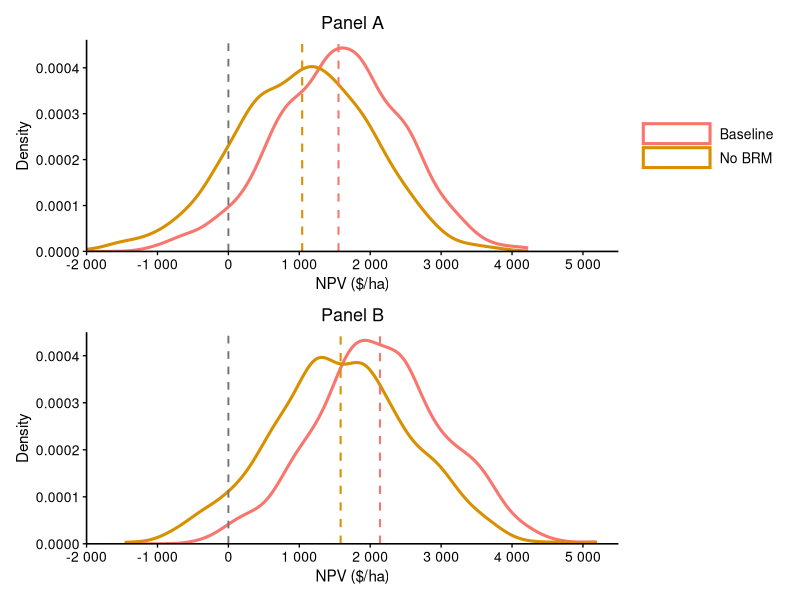
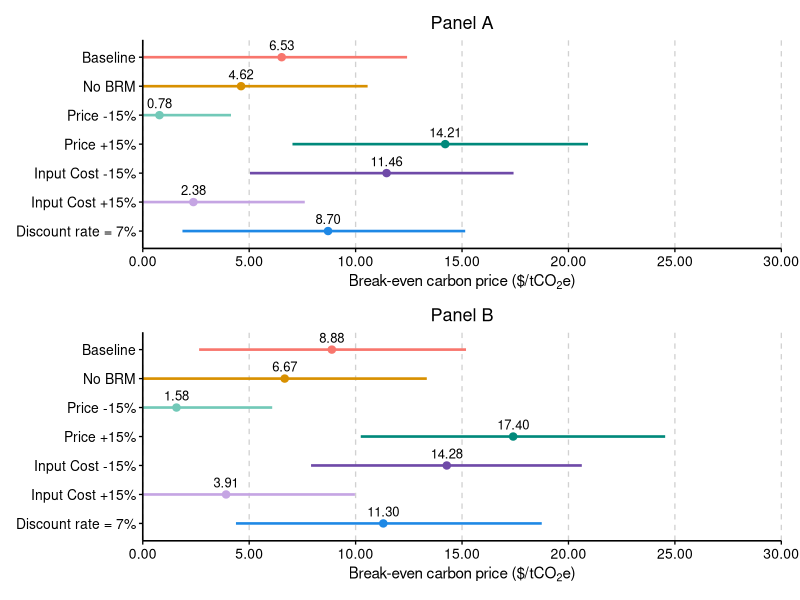
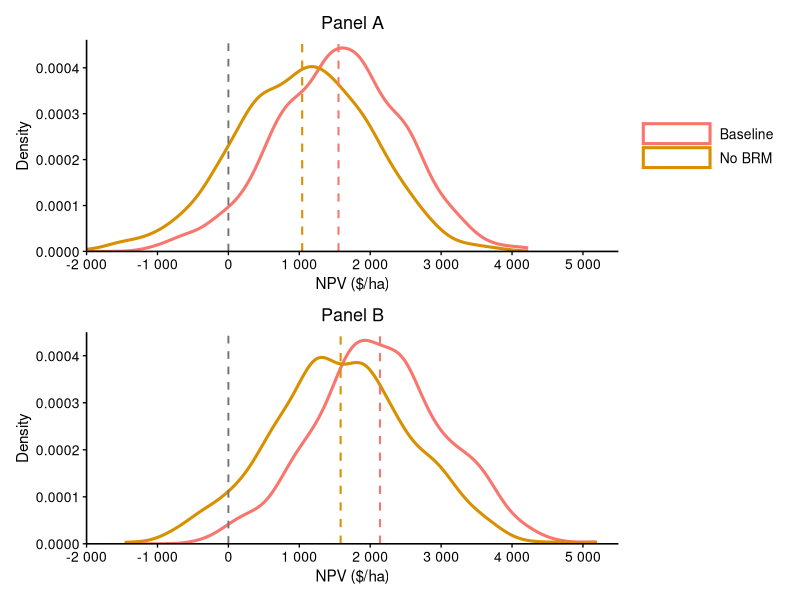
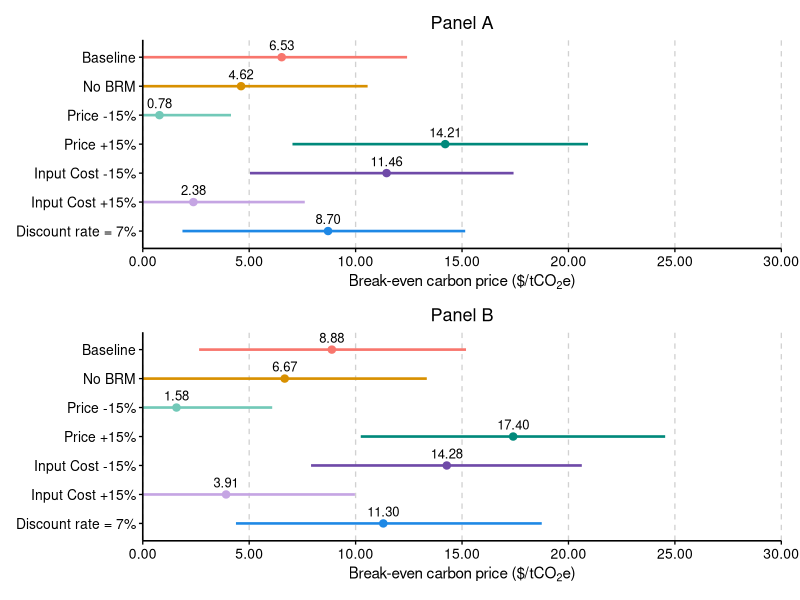

Write the R code that produced these figures, in order.
# ============================================================
# 05_farm_npv_simulation.R
# Stochastic farm NPV and break-even carbon price analysis
# Four-crop and spring wheat-canola rotations
# ============================================================

# ---- 1. Packages and seed --------------------------------------------------

library(dplyr)
library(tidyr)
library(zoo)
library(ggplot2)
library(scales)
library(patchwork)

set.seed(123)

dir.create("results", showWarnings = FALSE, recursive = TRUE)
dir.create("figures", showWarnings = FALSE, recursive = TRUE)


# ---- 2. Model settings -----------------------------------------------------

total_acres <- 1920
coverage_level <- 0.80
machinery_cost_per_acre <- 73.04
carbon_stock_tC_per_ha <- 394
decay_rate <- 0.02

scenario_levels <- c(
  "Baseline",
  "No BRM",
  "Price -15%",
  "Price +15%",
  "Input Cost -15%",
  "Input Cost +15%",
  "Discount rate = 7%"
)

scenarios <- tibble(
  scenario = scenario_levels,
  price_mult = c(1.00, 1.00, 0.85, 1.15, 1.00, 1.00, 1.00),
  cost_mult = c(1.00, 1.00, 1.00, 1.00, 0.85, 1.15, 1.00),
  discount_rate = c(0.10, 0.10, 0.10, 0.10, 0.10, 0.10, 0.07),
  brm_flag = c(1, 0, 1, 1, 1, 1, 1),
  sip_price_flag = c(0, 0, 1, 1, 0, 0, 0)
)


# ---- 3. Load simulation inputs --------------------------------------------

add_model_year <- function(data) {
  data %>%
    arrange(iteration, year) %>%
    group_by(iteration) %>%
    mutate(model_year = row_number()) %>%
    ungroup()
}

sim_price <- read.csv("data/simulated_price.csv") %>%
  rename_with(tolower) %>%
  add_model_year()

sim_yield <- read.csv("data/simulated_yield.csv") %>%
  rename_with(tolower) %>%
  add_model_year()

sim_cost <- read.csv("data/simulated_inputcost.csv") %>%
  rename_with(tolower) %>%
  add_model_year()

iterations <- sort(unique(sim_price$iteration))

drainage_draw <- tibble(
  iteration = iterations,
  drain_cost_per_ha = runif(
    length(iterations),
    min = 559,
    max = 1810
  )
)


# ---- 4. Carbon accounting -------------------------------------------------

calc_pv_avoided_tCO2e <- function(
  carbon_stock_tC_per_ha,
  decay_rate,
  discount_rate
) {
  carbon_stock_tC_per_ha *
    (44 / 12) *
    decay_rate /
    (discount_rate + decay_rate)
}

calc_bep <- function(npv_per_ha, pv_avoided_tCO2e) {
  pmax(npv_per_ha, 0) / pv_avoided_tCO2e
}


# ---- 5. Farm simulation ---------------------------------------------------

run_rotation <- function(
  rotation,
  crops,
  acres,
  raay_year1,
  sip_base
) {

  rotation_acres <- sum(acres)

  prices_long <- sim_price %>%
    dplyr::select(iteration, model_year, all_of(crops)) %>%
    pivot_longer(
      cols = all_of(crops),
      names_to = "crop",
      values_to = "price"
    )

  yields_long <- sim_yield %>%
    dplyr::select(iteration, model_year, all_of(crops)) %>%
    pivot_longer(
      cols = all_of(crops),
      names_to = "crop",
      values_to = "yield"
    )

  costs_long <- sim_cost %>%
    dplyr::select(iteration, model_year, all_of(crops)) %>%
    pivot_longer(
      cols = all_of(crops),
      names_to = "crop",
      values_to = "cost"
    )

  run_scenario <- function(
    scenario_name,
    price_mult,
    cost_mult,
    discount_rate,
    brm_flag,
    sip_price_flag
  ) {

    sip_scenario <- sip_base *
      (1 + sip_price_flag * (price_mult - 1))

    # Crop cash flows
    farm_data <- yields_long %>%
      left_join(
        prices_long,
        by = c("iteration", "model_year", "crop")
      ) %>%
      left_join(
        costs_long,
        by = c("iteration", "model_year", "crop")
      ) %>%
      mutate(
        price = price * price_mult,
        cost = cost * cost_mult + machinery_cost_per_acre,
        yield = yield / 1000,
        crop_acres = acres[crop]
      ) %>%
      arrange(iteration, crop, model_year) %>%
      group_by(iteration, crop) %>%
      mutate(
        raay = cummean(yield),
        raay = replace(
          raay,
          model_year == 1,
          unname(raay_year1[crop][model_year == 1])
        ),
        insured_yield = raay * coverage_level,
        spring_insurance_price = sip_scenario[crop],
        yield_shortfall = pmax(insured_yield - yield, 0),
        production_loss_payment =
          brm_flag *
          yield_shortfall *
          spring_insurance_price,
        variable_price_payment =
          brm_flag *
          yield_shortfall *
          pmax(
            0,
            pmin(
              price - spring_insurance_price,
              0.5 * spring_insurance_price
            )
          ) *
          as.numeric(price >= 1.1 * spring_insurance_price)
      ) %>%
      ungroup() %>%
      mutate(
        crop_revenue = yield * price * crop_acres,
        insurance_payment =
          (production_loss_payment + variable_price_payment) *
          crop_acres,
        allowable_income = crop_revenue + insurance_payment,
        allowable_expense = cost * crop_acres,
        net_crop_cashflow = allowable_income - allowable_expense
      )

    # AgriStability
    farm_margin <- farm_data %>%
      group_by(iteration, model_year) %>%
      summarise(
        total_income = sum(allowable_income),
        total_expense = sum(allowable_expense),
        production_margin = total_income - total_expense,
        .groups = "drop"
      ) %>%
      arrange(iteration, model_year) %>%
      group_by(iteration) %>%
      mutate(
        reference_margin_5 = zoo::rollapplyr(
          production_margin,
          width = 5,
          FUN = function(x) mean(sort(x)[2:4]),
          fill = NA,
          partial = FALSE
        ),
        reference_margin_3 = zoo::rollapplyr(
          production_margin,
          width = 3,
          FUN = mean,
          fill = NA,
          partial = FALSE
        ),
        reference_margin_3 = replace(
          reference_margin_3,
          row_number() < 3,
          NA_real_
        ),
        reference_margin = coalesce(
          reference_margin_5,
          reference_margin_3
        ),
        trigger_margin = 0.7 * reference_margin,
        margin_shortfall = pmax(
          coalesce(trigger_margin - production_margin, 0),
          0
        ),
        agristability_payment =
          brm_flag * 0.8 * margin_shortfall
      ) %>%
      ungroup()

    # Farm cash flows
    farm_cashflow <- farm_data %>%
      group_by(iteration, model_year) %>%
      summarise(
        net_crop_cashflow = sum(net_crop_cashflow),
        .groups = "drop"
      ) %>%
      left_join(
        farm_margin %>%
          dplyr::select(
            iteration,
            model_year,
            agristability_payment
          ),
        by = c("iteration", "model_year")
      ) %>%
      mutate(
        total_cashflow =
          net_crop_cashflow + agristability_payment,
        discounted_cashflow =
          total_cashflow /
          (1 + discount_rate)^model_year
      )

    # NPV and break-even carbon price
    farm_cashflow %>%
      group_by(iteration) %>%
      summarise(
        npv_cashflows = sum(discounted_cashflow),
        final_year = max(model_year),
        final_cashflow =
          total_cashflow[which.max(model_year)],
        terminal_value =
          (final_cashflow / discount_rate) /
          (1 + discount_rate)^final_year,
        npv_total = npv_cashflows + terminal_value,
        .groups = "drop"
      ) %>%
      left_join(drainage_draw, by = "iteration") %>%
      mutate(
        drainage_total =
          drain_cost_per_ha * (rotation_acres / 2.47),
        npv_total_adj =
          npv_total - drainage_total,
        npv_per_ha =
          (npv_total_adj / rotation_acres) * 2.47,
        rotation = rotation,
        scenario = scenario_name,
        discount_rate = discount_rate,
        pv_avoided_tCO2e =
          calc_pv_avoided_tCO2e(
            carbon_stock_tC_per_ha,
            decay_rate,
            discount_rate
          ),
        bep_cad_per_tCO2e =
          calc_bep(
            npv_per_ha,
            pv_avoided_tCO2e
          )
      ) %>%
      dplyr::select(
        iteration,
        rotation,
        scenario,
        discount_rate,
        npv_per_ha,
        bep_cad_per_tCO2e
      )
  }

  scenario_results <- lapply(
    seq_len(nrow(scenarios)),
    function(i) {
      run_scenario(
        scenario_name = scenarios$scenario[i],
        price_mult = scenarios$price_mult[i],
        cost_mult = scenarios$cost_mult[i],
        discount_rate = scenarios$discount_rate[i],
        brm_flag = scenarios$brm_flag[i],
        sip_price_flag = scenarios$sip_price_flag[i]
      )
    }
  )

  bind_rows(scenario_results)
}


# ---- 6. Crop rotations ----------------------------------------------------

acres_4 <- c(
  swheat = round(total_acres * 0.27),
  canola = round(total_acres * 0.41),
  barley = round(total_acres * 0.18)
)

acres_4 <- c(
  acres_4,
  oats = total_acres - sum(acres_4)
)

acres_2 <- c(
  swheat = round(total_acres * 0.40),
  canola = total_acres - round(total_acres * 0.40)
)

raay <- c(
  swheat = 1.756,
  oats = 1.843,
  barley = 1.661,
  canola = 0.889
)

sip <- c(
  swheat = 285,
  oats = 250,
  barley = 245,
  canola = 575
)


# ---- 7. Run simulations ---------------------------------------------------

npv_4 <- run_rotation(
  rotation = "4-crop",
  crops = c("swheat", "canola", "barley", "oats"),
  acres = acres_4,
  raay_year1 = raay[c("swheat", "canola", "barley", "oats")],
  sip_base = sip[c("swheat", "canola", "barley", "oats")]
)

npv_2 <- run_rotation(
  rotation = "2-crop",
  crops = c("swheat", "canola"),
  acres = acres_2,
  raay_year1 = raay[c("swheat", "canola")],
  sip_base = sip[c("swheat", "canola")]
)

npv_all <- bind_rows(npv_4, npv_2) %>%
  mutate(
    scenario = factor(
      scenario,
      levels = scenario_levels
    ),
    rotation = factor(
      rotation,
      levels = c("4-crop", "2-crop")
    )
  )


# ---- 8. Summary tables ----------------------------------------------------

npv_summary <- npv_all %>%
  group_by(rotation, scenario) %>%
  summarise(
    mean_npv = mean(npv_per_ha, na.rm = TRUE),
    sd_npv = sd(npv_per_ha, na.rm = TRUE),
    p05 = quantile(npv_per_ha, 0.05, na.rm = TRUE),
    median = median(npv_per_ha, na.rm = TRUE),
    p95 = quantile(npv_per_ha, 0.95, na.rm = TRUE),
    p_npv_negative = mean(npv_per_ha < 0, na.rm = TRUE),
    .groups = "drop"
  )

bep_summary <- npv_all %>%
  group_by(rotation, scenario) %>%
  summarise(
    mean_bep = mean(bep_cad_per_tCO2e, na.rm = TRUE),
    sd_bep = sd(bep_cad_per_tCO2e, na.rm = TRUE),
    p05 = quantile(bep_cad_per_tCO2e, 0.05, na.rm = TRUE),
    median = median(bep_cad_per_tCO2e, na.rm = TRUE),
    p95 = quantile(bep_cad_per_tCO2e, 0.95, na.rm = TRUE),
    .groups = "drop"
  )

print(npv_summary)
print(bep_summary)

write.csv(
  npv_summary,
  "data/NPV_summary.csv",
  row.names = FALSE
)

write.csv(
  bep_summary,
  "data/BEP_summary.csv",
  row.names = FALSE
)


# ---- 9. Figure settings ---------------------------------------------------

scenario_colours <- c(
  "Baseline" = "#F8766D",
  "No BRM" = "#D89000",
  "Price -15%" = "#72C9B8",
  "Price +15%" = "#00897B",
  "Input Cost -15%" = "#6F4AA8",
  "Input Cost +15%" = "#C5A5E3",
  "Discount rate = 7%" = "#1E88E5"
)

theme_publication <- theme_classic(base_size = 11) +
  theme(
    plot.title = element_text(
      size = 13,
      face = "plain",
      hjust = 0.5,
      margin = margin(b = 5)
    ),
    axis.title = element_text(size = 11),
    axis.text = element_text(
      size = 10,
      colour = "black"
    ),
    axis.line = element_line(
      linewidth = 0.55,
      colour = "black"
    ),
    axis.ticks = element_line(
      linewidth = 0.45,
      colour = "black"
    ),
    legend.title = element_blank(),
    legend.text = element_text(size = 10),
    plot.margin = margin(
      6, 8, 5, 6,
      unit = "pt"
    )
  )


# ---- 10. NPV distributions ------------------------------------------------

npv_scenarios <- c(
  "Baseline",
  "No BRM"
)

make_npv_density_panel <- function(
  data,
  panel_title,
  legend_position
) {

  plot_data <- data %>%
    filter(scenario %in% npv_scenarios) %>%
    mutate(
      scenario = factor(
        as.character(scenario),
        levels = npv_scenarios
      )
    )

  mean_data <- plot_data %>%
    group_by(scenario) %>%
    summarise(
      mean_npv = mean(npv_per_ha, na.rm = TRUE),
      .groups = "drop"
    )

  ggplot(
    plot_data,
    aes(
      x = npv_per_ha,
      colour = scenario
    )
  ) +
    geom_density(
      linewidth = 1.05,
      adjust = 1,
      na.rm = TRUE
    ) +
    geom_vline(
      xintercept = 0,
      colour = "grey45",
      linetype = "dashed",
      linewidth = 0.65
    ) +
    geom_vline(
      data = mean_data,
      aes(
        xintercept = mean_npv,
        colour = scenario
      ),
      linetype = "dashed",
      linewidth = 0.70,
      show.legend = FALSE,
      inherit.aes = FALSE
    ) +
    scale_colour_manual(
      values = scenario_colours[npv_scenarios],
      breaks = npv_scenarios
    ) +
    scale_x_continuous(
      breaks = seq(-2000, 5000, by = 1000),
      labels = label_number(
        accuracy = 1,
        big.mark = " "
      ),
      expand = expansion(mult = c(0, 0))
    ) +
    scale_y_continuous(
      breaks = seq(0, 0.0004, by = 0.0001),
      labels = label_number(accuracy = 0.0001),
      expand = expansion(mult = c(0, 0.04))
    ) +
    coord_cartesian(
      xlim = c(-2000, 5500)
    ) +
    labs(
      title = panel_title,
      x = "NPV ($/ha)",
      y = "Density",
      colour = NULL
    ) +
    theme_publication +
    theme(
      panel.grid = element_blank(),
      legend.position = legend_position,
      legend.key.width = grid::unit(1.8, "cm")
    )
}

p_npv_A <- make_npv_density_panel(
  data = filter(npv_all, rotation == "4-crop"),
  panel_title = "Panel A",
  legend_position = "right"
)

p_npv_B <- make_npv_density_panel(
  data = filter(npv_all, rotation == "2-crop"),
  panel_title = "Panel B",
  legend_position = "none"
)

npv_figure <- p_npv_A / p_npv_B +
  plot_layout(heights = c(1, 1))

print(npv_figure)


# ---- 11. Break-even carbon prices -----------------------------------------

make_bep_panel <- function(
  data,
  panel_title
) {

  summary_data <- data %>%
    group_by(scenario) %>%
    summarise(
      mean_bep =
        mean(bep_cad_per_tCO2e, na.rm = TRUE),
      p05 =
        quantile(
          bep_cad_per_tCO2e,
          0.05,
          na.rm = TRUE
        ),
      p95 =
        quantile(
          bep_cad_per_tCO2e,
          0.95,
          na.rm = TRUE
        ),
      .groups = "drop"
    ) %>%
    mutate(
      scenario = factor(
        as.character(scenario),
        levels = scenario_levels
      ),
      mean_label = sprintf("%.2f", mean_bep)
    )

  ggplot(
    summary_data,
    aes(
      y = scenario,
      x = mean_bep,
      colour = scenario
    )
  ) +
    geom_linerange(
      aes(
        xmin = p05,
        xmax = p95
      ),
      linewidth = 0.9,
      show.legend = FALSE
    ) +
    geom_point(
      size = 2.2,
      show.legend = FALSE
    ) +
    geom_text(
      aes(label = mean_label),
      nudge_y = 0.24,
      vjust = 0,
      size = 3.3,
      colour = "black",
      show.legend = FALSE
    ) +
    scale_colour_manual(
      values = scenario_colours,
      breaks = scenario_levels,
      drop = FALSE
    ) +
    scale_y_discrete(
      limits = rev(scenario_levels)
    ) +
    scale_x_continuous(
      breaks = seq(0, 30, by = 5),
      labels = label_number(accuracy = 0.01),
      expand = expansion(mult = c(0, 0))
    ) +
    coord_cartesian(
      xlim = c(0, 30),
      clip = "off"
    ) +
    labs(
      title = panel_title,
      x = expression(
        "Break-even carbon price ($/tCO"[2]*"e)"
      ),
      y = NULL
    ) +
    theme_publication +
    theme(
      legend.position = "none",
      panel.grid.major.x = element_line(
        colour = "grey82",
        linewidth = 0.45,
        linetype = "dashed"
      ),
      panel.grid.major.y = element_blank(),
      panel.grid.minor = element_blank()
    )
}

p_bep_A <- make_bep_panel(
  data = filter(npv_all, rotation == "4-crop"),
  panel_title = "Panel A"
)

p_bep_B <- make_bep_panel(
  data = filter(npv_all, rotation == "2-crop"),
  panel_title = "Panel B"
)

bep_figure <- p_bep_A / p_bep_B +
  plot_layout(heights = c(1, 1))

print(bep_figure)


# ---- 12. Save figures -----------------------------------------------------

ggsave(
  filename = "figures/Figure_NPV_rotations.png",
  plot = npv_figure,
  width = 220,
  height = 185,
  units = "mm",
  dpi = 600,
  bg = "white"
)


ggsave(
  filename = "figures/Figure_BEP_rotations.png",
  plot = bep_figure,
  width = 180,
  height = 220,
  units = "mm",
  dpi = 600,
  bg = "white"
)
